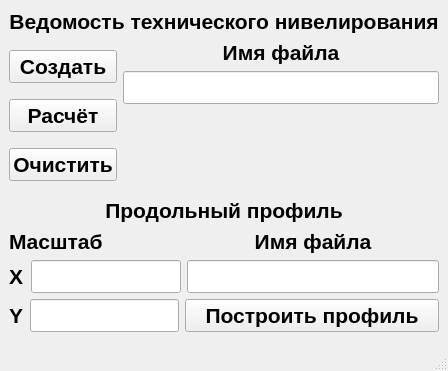
<?xml version="1.0" encoding="UTF-8"?>
<ui version="4.0">
 <class>MainWindow</class>
 <widget class="QMainWindow" name="MainWindow">
  <property name="geometry">
   <rect>
    <x>0</x>
    <y>0</y>
    <width>447</width>
    <height>371</height>
   </rect>
  </property>
  <property name="font">
   <font>
    <pointsize>16</pointsize>
    <bold>true</bold>
   </font>
  </property>
  <property name="windowTitle">
   <string>MainWindow</string>
  </property>
  <widget class="QWidget" name="centralwidget">
   <layout class="QVBoxLayout" name="verticalLayout_6">
    <item>
     <layout class="QVBoxLayout" name="verticalLayout_5">
      <item>
       <layout class="QVBoxLayout" name="verticalLayout_4">
        <item>
         <widget class="QLabel" name="label_3">
          <property name="text">
           <string>Ведомость технического нивелирования</string>
          </property>
          <property name="alignment">
           <set>Qt::AlignCenter</set>
          </property>
         </widget>
        </item>
        <item>
         <layout class="QHBoxLayout" name="horizontalLayout_4">
          <item>
           <layout class="QVBoxLayout" name="verticalLayout">
            <item>
             <widget class="QPushButton" name="pushButton_3">
              <property name="text">
               <string>Создать</string>
              </property>
             </widget>
            </item>
            <item>
             <widget class="QPushButton" name="pushButton_4">
              <property name="text">
               <string>Расчёт</string>
              </property>
             </widget>
            </item>
            <item>
             <widget class="QPushButton" name="pushButton">
              <property name="text">
               <string>Очистить</string>
              </property>
             </widget>
            </item>
           </layout>
          </item>
          <item>
           <layout class="QVBoxLayout" name="verticalLayout_2">
            <item>
             <widget class="QLabel" name="label">
              <property name="text">
               <string>Имя файла</string>
              </property>
              <property name="alignment">
               <set>Qt::AlignCenter</set>
              </property>
             </widget>
            </item>
            <item>
             <widget class="QLineEdit" name="lineEdit"/>
            </item>
            <item>
             <spacer name="verticalSpacer">
              <property name="orientation">
               <enum>Qt::Vertical</enum>
              </property>
              <property name="sizeHint" stdset="0">
               <size>
                <width>20</width>
                <height>40</height>
               </size>
              </property>
             </spacer>
            </item>
           </layout>
          </item>
         </layout>
        </item>
       </layout>
      </item>
      <item>
       <layout class="QVBoxLayout" name="verticalLayout_3">
        <item>
         <widget class="QLabel" name="label_7">
          <property name="text">
           <string>Продольный профиль</string>
          </property>
          <property name="alignment">
           <set>Qt::AlignCenter</set>
          </property>
         </widget>
        </item>
        <item>
         <layout class="QHBoxLayout" name="horizontalLayout">
          <item>
           <widget class="QLabel" name="label_2">
            <property name="minimumSize">
             <size>
              <width>109</width>
              <height>0</height>
             </size>
            </property>
            <property name="text">
             <string>Масштаб</string>
            </property>
            <property name="alignment">
             <set>Qt::AlignLeading|Qt::AlignLeft|Qt::AlignVCenter</set>
            </property>
           </widget>
          </item>
          <item>
           <spacer name="horizontalSpacer_3">
            <property name="orientation">
             <enum>Qt::Horizontal</enum>
            </property>
            <property name="sizeHint" stdset="0">
             <size>
              <width>40</width>
              <height>20</height>
             </size>
            </property>
           </spacer>
          </item>
          <item>
           <widget class="QLabel" name="label_6">
            <property name="minimumSize">
             <size>
              <width>252</width>
              <height>0</height>
             </size>
            </property>
            <property name="text">
             <string>Имя файла</string>
            </property>
            <property name="alignment">
             <set>Qt::AlignCenter</set>
            </property>
           </widget>
          </item>
         </layout>
        </item>
        <item>
         <layout class="QHBoxLayout" name="horizontalLayout_2">
          <item>
           <widget class="QLabel" name="label_4">
            <property name="minimumSize">
             <size>
              <width>16</width>
              <height>0</height>
             </size>
            </property>
            <property name="text">
             <string>X</string>
            </property>
           </widget>
          </item>
          <item>
           <widget class="QLineEdit" name="lineEdit_2">
            <property name="minimumSize">
             <size>
              <width>85</width>
              <height>0</height>
             </size>
            </property>
           </widget>
          </item>
          <item>
           <spacer name="horizontalSpacer">
            <property name="orientation">
             <enum>Qt::Horizontal</enum>
            </property>
            <property name="sizeHint" stdset="0">
             <size>
              <width>40</width>
              <height>20</height>
             </size>
            </property>
           </spacer>
          </item>
          <item>
           <widget class="QLineEdit" name="lineEdit_4">
            <property name="minimumSize">
             <size>
              <width>252</width>
              <height>0</height>
             </size>
            </property>
           </widget>
          </item>
         </layout>
        </item>
        <item>
         <layout class="QHBoxLayout" name="horizontalLayout_3">
          <item>
           <widget class="QLabel" name="label_5">
            <property name="minimumSize">
             <size>
              <width>15</width>
              <height>0</height>
             </size>
            </property>
            <property name="text">
             <string>Y</string>
            </property>
           </widget>
          </item>
          <item>
           <widget class="QLineEdit" name="lineEdit_3">
            <property name="minimumSize">
             <size>
              <width>86</width>
              <height>0</height>
             </size>
            </property>
           </widget>
          </item>
          <item>
           <spacer name="horizontalSpacer_2">
            <property name="orientation">
             <enum>Qt::Horizontal</enum>
            </property>
            <property name="sizeHint" stdset="0">
             <size>
              <width>40</width>
              <height>20</height>
             </size>
            </property>
           </spacer>
          </item>
          <item>
           <widget class="QPushButton" name="pushButton_2">
            <property name="minimumSize">
             <size>
              <width>254</width>
              <height>0</height>
             </size>
            </property>
            <property name="text">
             <string>Построить профиль</string>
            </property>
           </widget>
          </item>
         </layout>
        </item>
       </layout>
      </item>
     </layout>
    </item>
   </layout>
  </widget>
  <widget class="QStatusBar" name="statusbar"/>
 </widget>
 <resources/>
 <connections/>
</ui>
